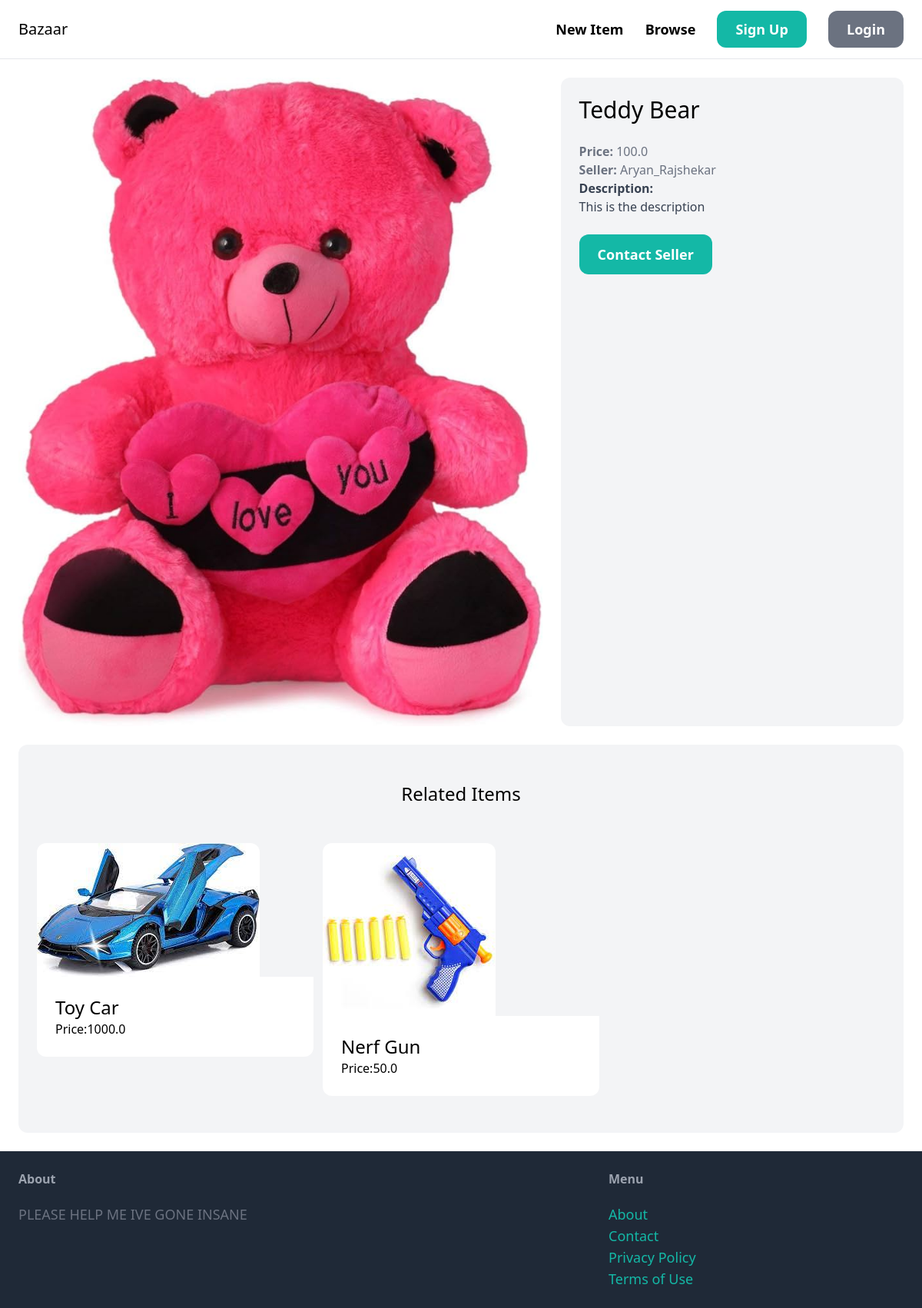
Page /items/4/ on the committed database.
### item/models.py (models this page shows, shortened)
class Item(models.Model):
    category= models.ForeignKey(Category, related_name='items',on_delete=models.CASCADE)
    name=models.CharField(max_length=255)
    description = models.TextField(blank=True,null=True)
    price = models.FloatField()
    image=models.ImageField(upload_to='item_images', blank=True,null=True)
    is_sold=models.BooleanField(default=False)
    created_by = models.ForeignKey(User, related_name='items',on_delete=models.CASCADE)
    created_at = models.DateTimeField(auto_now_add=True)

### item/views.py (the view)
# urls.py: path('<int:pk>/',views.detail, name='detail'),
def detail(request, pk):
    item=get_object_or_404(Item,pk=pk)
    related_items = Item.objects.filter(category=item.category,is_sold=False).exclude(pk=pk)
    return render(request, 'item/detail.html',{
        'related_items' : related_items,
        'item': item
    })

### item/templates/item/detail.html (shortened to what this page needs)
{% extends 'core/base.html'%}
{%block content%}
<div class="grid grid-cols-5 gap-6">
    <div class="col-span-3">
        <img src="{{item.image.url}}" class="counded-xl">
    </div>
    <div class="col-span-2 p-6 bg-gray-100 rounded-xl">
        <h1 class="mb- text-3xl">{{item.name}}</h1><br>
        <p class="text-gray-500"><strong>Price: </strong>{{item.price}}</p>
        <p class="text-gray-500"><strong>Seller: </strong>{{item.created_by.username}}</p>
        {%if item.description%}
        <p class="text-gray-700"><strong>Description: </strong><br>{{item.description}}</p>
        {% endif %}
        {%if request.user == item.created_by%}
        <div class="mt-6 p-6 bg-white rounded-xl">
            <p class='text-lg text-black-500'> This is your item </p>
            <a href="{% url 'item:edit' item.id %}" class='rounded-xl text-lg bg-teal-500 inline-block mt-6 px-6 py-3 font-semibold text-white hover:bg-teal-700'>Edit</a>
        <a href="{% url 'dashboard:delete' item.id %}" class='rounded-xl text-lg bg-red-500 inline-block mt-6 px-6 py-3 font-semibold text-white hover:bg-red-700'>Delete</a>
        </div>
        {% else %}
            <a href="{% url 'conversation:new' item.id %}" class="inline-block mt-6 px-6 py-3 text-lg font-semibold bg-teal-500 text-white hover:bg-teal-700 rounded-xl">Contact Seller</a>
        {%endif%}
    </div>
</div>
<div class="mt-6 px-6 py-12 bg-gray-100 rounded-xl">
    <h2 class="mb-12 text-2xl text-center"> Related Items</h2>
    <div class="grid grid-cols-3 gap-3">
        {%for item in related_items%}
        <div>
            <a href="{% url 'item:detail' item.id %}">
                <div>
                    <img src="{{item.image.url}}" class="rounded-t-xl">
                </div>
            <div class="p-6 bg-white rounded-b-xl">
                <h2 class="text-2xl">{{item.name}} </h2>
                <p class="text-black-100">Price:{{item.price}}</p>
            </div>
            </a>
        </div>
        {% endfor %}
    </div>
</div>
{%endblock%}

### rows in the picture
Item: image (picture), name "Teddy Bear", price "100.0", created_by.username "Aryan_Rajshekar", description "This is the description"
Item: image (picture), name "Toy Car", price "1000.0"
Item: image (picture), name "Nerf Gun", price "50.0"
